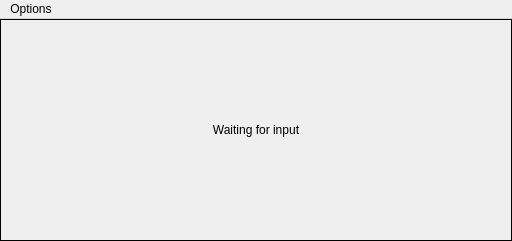
<?xml version="1.0" encoding="UTF-8"?>
<ui version="4.0">
    <class>MainWindow</class>
    <widget class="QMainWindow" name="MainWindow">
        <property name="geometry">
            <rect>
                <x>0</x>
                <y>0</y>
                <width>512</width>
                <height>241</height>
            </rect>
        </property>
        <property name="windowTitle">
            <string>MainWindow</string>
        </property>
        <widget class="QWidget" name="centralwidget">
            <layout class="QHBoxLayout" name="horizontalLayout">
                <property name="spacing">
                    <number>0</number>
                </property>
                <property name="leftMargin">
                    <number>0</number>
                </property>
                <property name="topMargin">
                    <number>0</number>
                </property>
                <property name="rightMargin">
                    <number>0</number>
                </property>
                <property name="bottomMargin">
                    <number>0</number>
                </property>
                <item>
                    <widget class="QLabel" name="label_priceEstimate">
                        <property name="sizePolicy">
                            <sizepolicy hsizetype="Ignored" vsizetype="Ignored">
                                <horstretch>0</horstretch>
                                <verstretch>0</verstretch>
                            </sizepolicy>
                        </property>
                        <property name="minimumSize">
                            <size>
                                <width>100</width>
                                <height>50</height>
                            </size>
                        </property>
                        <property name="frameShape">
                            <enum>QFrame::Box</enum>
                        </property>
                        <property name="lineWidth">
                            <number>1</number>
                        </property>
                        <property name="text">
                            <string>Waiting for input</string>
                        </property>
                        <property name="alignment">
                            <set>Qt::AlignCenter</set>
                        </property>
                        <property name="indent">
                            <number>0</number>
                        </property>
                    </widget>
                </item>
            </layout>
        </widget>
        <widget class="QMenuBar" name="menuBar">
            <property name="geometry">
                <rect>
                    <x>0</x>
                    <y>0</y>
                    <width>512</width>
                    <height>21</height>
                </rect>
            </property>
            <widget class="QMenu" name="menuOptions">
                <property name="title">
                    <string>Options</string>
                </property>
                <addaction name="actionKey_Binding"/>
                <addaction name="actionCREST"/>
                <addaction name="actionFeatures"/>
            </widget>
            <addaction name="menuOptions"/>
        </widget>
        <action name="actionKey_Binding">
            <property name="text">
                <string>Key Binding</string>
            </property>
        </action>
        <action name="actionCREST">
            <property name="text">
                <string>CREST</string>
            </property>
        </action>
        <action name="actionFeatures">
            <property name="text">
                <string>Features</string>
            </property>
        </action>
    </widget>
    <resources/>
    <connections/>
</ui>
